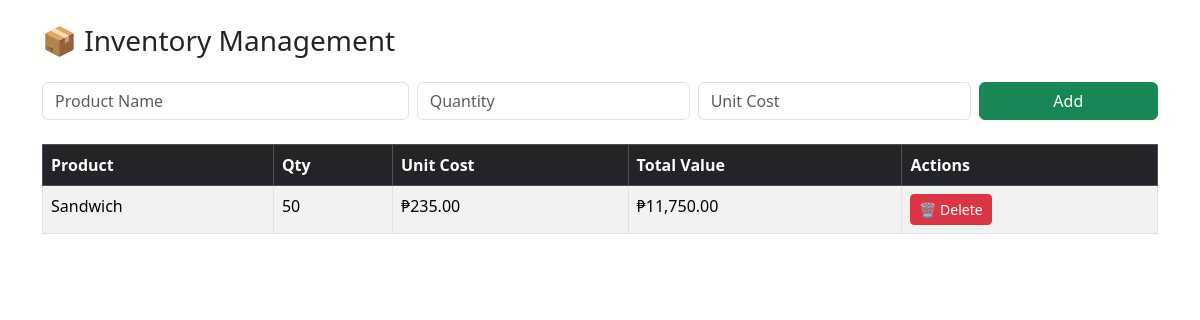
Screenshot of /admin/manage_inventory.php (signed in) with the database file from the repository.
### tables this page shows
CREATE TABLE `inventory` (
  `id` int(11) NOT NULL,
  `product_name` varchar(100) DEFAULT NULL,
  `quantity` int(11) NOT NULL,
  `unit_cost` decimal(10,2) NOT NULL,
  `created_at` datetime DEFAULT current_timestamp()
);

### admin/manage_inventory.php (the view, shortened to what this page needs)
<?php
$conn = new mysqli("localhost", "root", "", "capstone");
$result = $conn->query("SELECT * FROM inventory ORDER BY created_at DESC");
?>
<!DOCTYPE html>
<html>
<head>
    <link href="https://cdn.jsdelivr.net/npm/bootstrap@5.3.3/dist/css/bootstrap.min.css" rel="stylesheet">
</head>
<body class="container py-4">
    <h3 class="mb-4">📦 Inventory Management</h3>
    <form method="POST" class="row g-2 mb-4">
        <div class="col-md-4">
            <input type="text" name="product" class="form-control" placeholder="Product Name" required>
        </div>
        <div class="col-md-3">
            <input type="number" name="quantity" class="form-control" placeholder="Quantity" required>
        </div>
        <div class="col-md-3">
            <input type="number" step="0.01" name="unit_cost" class="form-control" placeholder="Unit Cost" required>
        </div>
        <div class="col-md-2">
            <button type="submit" name="add" class="btn btn-success w-100">Add</button>
        </div>
    </form>
    <table class="table table-bordered table-striped">
        <thead class="table-dark">
            <tr>
                <th>Product</th>
                <th>Qty</th>
                <th>Unit Cost</th>
                <th>Total Value</th>
                <th>Actions</th>
            </tr>
        </thead>
        <tbody>
            <?php while($row = $result->fetch_assoc()): ?>
                <tr>
                    <td><?= htmlspecialchars($row['product_name']) ?></td>
                    <td><?= $row['quantity'] ?></td>
                    <td>₱<?= number_format($row['unit_cost'], 2) ?></td>
                    <td>₱<?= number_format($row['quantity'] * $row['unit_cost'], 2) ?></td>
                    <td><a href="?delete=<?= $row['id'] ?>" class="btn btn-sm btn-danger">🗑 Delete</a></td>
                </tr>
            <?php endwhile; ?>
        </tbody>
    </table>
</body>
</html>

### rows the page displays
inventory: product_name "Sandwich", quantity "50", unit_cost "235.00", $row['quantity'] * $row['unit_cost'] "11,750.00"
